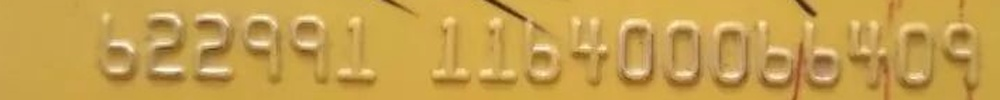
#> input picture 详细环节设计/第一(银行卡号的定位)/Faster-RCNN-TensorFlow/data/demo/0000000.jpg, 1000 x 100 px; its folder holds only this picture in this run
$ python test.py
#> lines starting #> are read from the running program, lines starting #| are printed output that depends on the picture
  # ******    图片处理    *********
import cv2
import os
import numpy as np
from PIL import Image
DATASET_DIR = 'demo/'
for filename in os.listdir(DATASET_DIR):
    print (filename)
    filename = cv2.imread(DATASET_DIR+filename)
#> filename is the input picture: shape (100, 1000, 3); mean B, G, R 77.5, 160.2, 198.8
    img = cv2.resize(filename, (200, 30))  # 调整图片分辨率
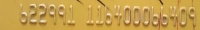
#> img: shape (30, 200, 3); mean B, G, R 77.5, 160.2, 198.7
    # 灰度化处理
    gray = cv2.cvtColor(img, cv2.COLOR_BGR2GRAY)
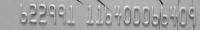
#> gray: shape (30, 200); min 50, max 234, mean 162.3
    cv2.imshow('123', gray)
    cv2.waitKey(0)


# from PIL import Image
#
#
# # 二值化处理
# def two_value():
#   for i in range(1, 5):
#       # 打开文件夹中的图片
#       image = Image.open('data/img/0_00h_0.png')
#       # 灰度图
#       lim = image.convert('L')
#       # 灰度阈值设为165，低于这个值的点全部填白色
#       # threshold = 200
#       # table = []
#       # for j in range(256):
#       #     if j < threshold:
#       #         table.append(0)
#       #     else:
#       #         table.append(1)
#       #
#       # bim = lim.point(table, '1')
#       lim.save('data/img/qqqqq.png')
#
#
# two_value()


# ******************移动文件*****************

# import cv2
# import os
# from shutil import copyfile
#
# import numpy as np
# from PIL import Image
# DATASET_DIR = 'D:\比赛\软件杯(19年)\sample\Train\imgs/'
# for filename in os.listdir(DATASET_DIR):
#     if '_rono' in filename:
#         copyfile(DATASET_DIR+filename,'data/images/'+filename)
#
#

# *******************   批量灰度处理     *************************
# import cv2
# import os
# from shutil import copyfile
#
# import numpy as np
# from PIL import Image
# DATASET_DIR = 'D:\data\images/'
# for filename in os.listdir(DATASET_DIR):
#     image = Image.open(DATASET_DIR+filename)
#      # 灰度图
#     lim = image.convert('L')
#     lim.save(DATASET_DIR+filename.split('.')[0]+'L.png')


# ***********   处理字符串
# import re
#
# files = '6000a0rono15bri5.png'
# lable = re.split(" |a|b|c|d|e|f|g|h|i|j|k|l|m|n|o|p|q|r|s|t|u|v|w|x|y|z", files)[0].replace('_','')
# print(lable)
# # import re
# #
# # a = "Hello world!How are you?My friend.Tom"
# #
# # print(re.split(" |!|\?|\.", a))


# ******************    chulitupian*******************
# import  cv2
# import numpy as np
# f = open("data/sample/Test/sample.txt", "r")
# while True:
#     line = f.readline()
#     if line:
#         pass    # do something here
#         line=line.strip()
#         p=line.rfind(' ')
#         filename=line[0:p]
#         print (filename)
#
#         filename = cv2.imread(filename)
#         train_images = [cv2.resize(tmp, (10, 12)) for tmp in filename]  # 改变图像大小，目的：使图片大小统一
#         # train_images = [bytes(list(np.reshape(tmp, [10 * 12 * 3]))) for tmp in filename]  # 将图片这种整形数据转为bytes形式
#     else:
#         break
# f.close()
#

$ run again, on 详细环节设计/第一(银行卡号的定位)/Faster-RCNN-TensorFlow/data/demo/00004.jpg
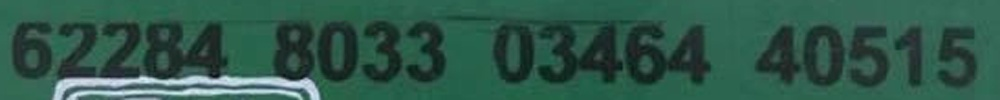
#> input picture 详细环节设计/第一(银行卡号的定位)/Faster-RCNN-TensorFlow/data/demo/00004.jpg, 1000 x 100 px
#> filename is the input picture: shape (100, 1000, 3); mean B, G, R 74, 87.9, 46.8
#> `img = cv2.resize(filename, (200, 30))`:
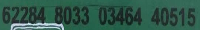
#> img: shape (30, 200, 3); mean B, G, R 74, 88, 46.8
#> `gray = cv2.cvtColor(img, cv2.COLOR_BGR2GRAY)`:
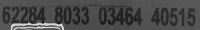
#> gray: shape (30, 200); min 21, max 227, mean 74.1
